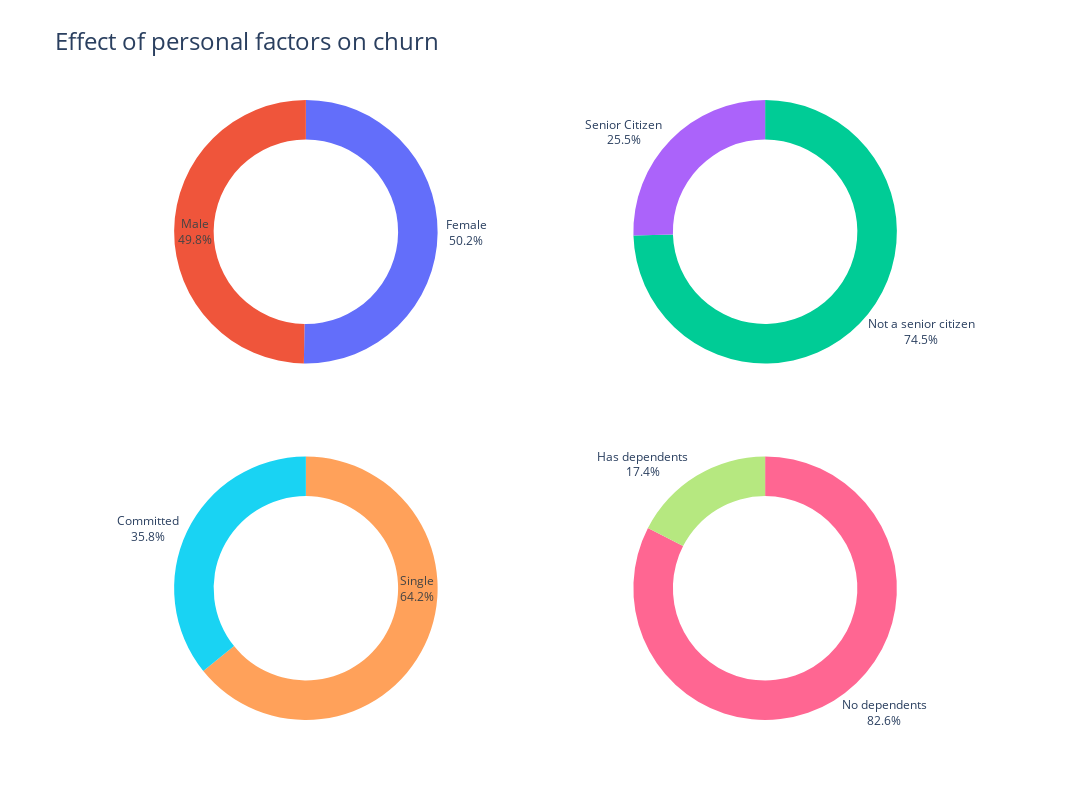

The notebook cell this image was saved under:
### Markdown cell above
## Personal features

### Code cell
#Getting the values for the pie plot
def personal_features(df):
    t=df[df.Churn=="Yes"].gender.size
    m=(pd.Series(map(int,df[df.Churn=="Yes"].gender=="Male"))).sum()
    f=t-m
    l1=['Male','Female']
    v1=[m,f]

    ts=df[df.Churn=="Yes"].SeniorCitizen.size
    s=(pd.Series(map(int,df[df.Churn=="Yes"].SeniorCitizen==1))).sum()
    ns=ts-s
    l2=['Senior Citizen','Not a senior citizen']
    v2=[s,ns]

    tp=df[df.Churn=="Yes"].Partner.size
    p=(pd.Series(map(int,df[df.Churn=="Yes"].Partner=="Yes"))).sum()
    np=tp-p
    l3=['Committed','Single']
    v3=[p,np]
    td=df[df.Churn=="Yes"].Dependents.size
    d=(pd.Series(map(int,df[df.Churn=="Yes"].Dependents=="Yes"))).sum()
    nd=td-d
    l4=['Has dependents','No dependents']
    v4=[d,nd]

    #Making the figure
    fig = make_subplots(rows=2,cols=2, specs = [[{'type':'domain'}, {'type':'domain'}], [{'type':'domain'}, {'type':'domain'}]])

    fig.add_trace(go.Pie(labels=l1, values=v1),1,1)
    fig.add_trace(go.Pie(labels=l2, values=v2),1,2)
    fig.add_trace(go.Pie(labels=l3, values=v3),2,1)
    fig.add_trace(go.Pie(labels=l4, values=v4),2,2)

    fig.update_traces(hole=0.7, textinfo='label+percent', insidetextorientation='radial', showlegend=False)
    fig.update_layout(autosize=False, width=1500, height=800)
    fig.update(layout_title_text="Effect of personal factors on churn", layout_title_font_size=24)    
    fig.show()

personal_features(df)

### Figure 1 — Plotly figure (JSON) as saved in the notebook; plotly's stock layout.template omitted (floating-point values rounded to 4 significant figures)
{"data": [{"domain": {"x": [0, 0.45], "y": [0.575, 1]}, "hole": 0.7, "insidetextorientation": "radial", "labels": ["Male", "Female"], "showlegend": false, "textinfo": "label+percent", "type": "pie", "values": [930, 939]}, {"domain": {"x": [0.55, 1], "y": [0.575, 1]}, "hole": 0.7, "insidetextorientation": "radial", "labels": ["Senior Citizen", "Not a senior citizen"], "showlegend": false, "textinfo": "label+percent", "type": "pie", "values": [476, 1393]}, {"domain": {"x": [0, 0.45], "y": [0, 0.425]}, "hole": 0.7, "insidetextorientation": "radial", "labels": ["Committed", "Single"], "showlegend": false, "textinfo": "label+percent", "type": "pie", "values": [669, 1200]}, {"domain": {"x": [0.55, 1], "y": [0, 0.425]}, "hole": 0.7, "insidetextorientation": "radial", "labels": ["Has dependents", "No dependents"], "showlegend": false, "textinfo": "label+percent", "type": "pie", "values": [326, 1543]}], "layout": {"autosize": false, "height": 800, "title": {"font": {"size": 24}, "text": "Effect of personal factors on churn"}, "width": 1500}}
